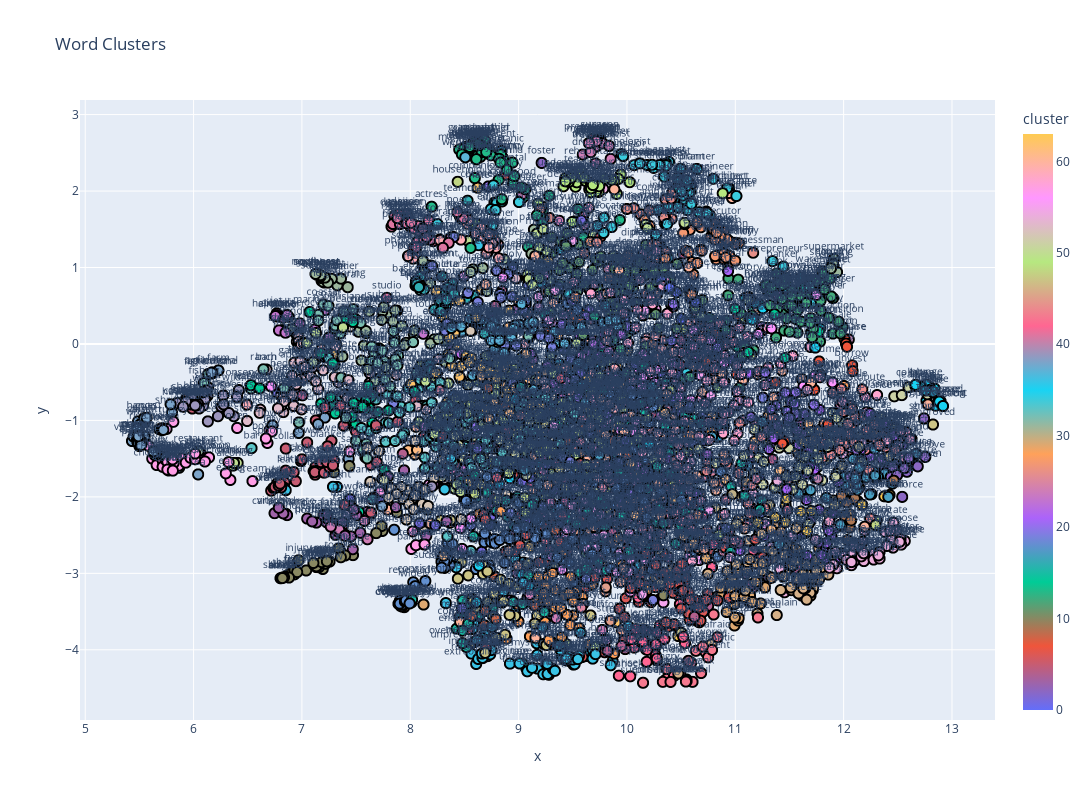

Source (notebook cell):
### Code cell
reducer = umap.UMAP(random_state=42)
embeddings_2d = reducer.fit_transform(embeddings)
import pandas as pd

df = pd.DataFrame(embeddings_2d, columns=["x", "y"])
df["cluster"] = clusters
df["word"] = answers
fig = px.scatter(
    df,
    x="x",
    y="y",
    color="cluster",
    text="word",
    hover_data=["word"],
    color_continuous_scale=px.colors.qualitative.Plotly,
    title="Word Clusters",
    width=1200,
    height=800,
)

# Improve text visibility and update the color scale
fig.update_traces(
    textposition="top center",
    textfont_size=10,
    marker=dict(size=10, line=dict(width=2, color="black")),
)
fig.update_layout(showlegend=False)

fig.show()

### Figure 1 — Plotly figure (JSON) as saved in the notebook; plotly's stock layout.template omitted (floating-point values rounded to 4 significant figures; data arrays with more than 128 entries replaced by an {"elided": "..."} marker saying what was removed)
{"data": [{"customdata": {"elided": "4200x1 str values"}, "hovertemplate": "x=%{x}<br>y=%{y}<br>word=%{customdata[0]}<br>cluster=%{marker.color}<extra></extra>", "legendgroup": "", "marker": {"color": {"elided": "4200 int values"}, "coloraxis": "coloraxis", "line": {"color": "black", "width": 2}, "size": 10, "symbol": "circle"}, "mode": "markers+text", "name": "", "showlegend": false, "text": {"elided": "4200 str values"}, "textfont": {"size": 10}, "textposition": "top center", "type": "scattergl", "x": {"elided": "4200 float values"}, "xaxis": "x", "y": {"elided": "4200 float values"}, "yaxis": "y"}], "layout": {"coloraxis": {"colorbar": {"title": {"text": "cluster"}}, "colorscale": [[0, "#636EFA"], [0.1111, "#EF553B"], [0.2222, "#00CC96"], [0.3333, "#AB63FA"], [0.4444, "#FFA15A"], [0.5556, "#19D3F3"], [0.6667, "#FF6692"], [0.7778, "#B6E880"], [0.8889, "#FF97FF"], [1, "#FECB52"]]}, "height": 800, "legend": {"tracegroupgap": 0}, "showlegend": false, "title": {"text": "Word Clusters"}, "width": 1200, "xaxis": {"anchor": "y", "domain": [0, 1], "title": {"text": "x"}}, "yaxis": {"anchor": "x", "domain": [0, 1], "title": {"text": "y"}}}}
